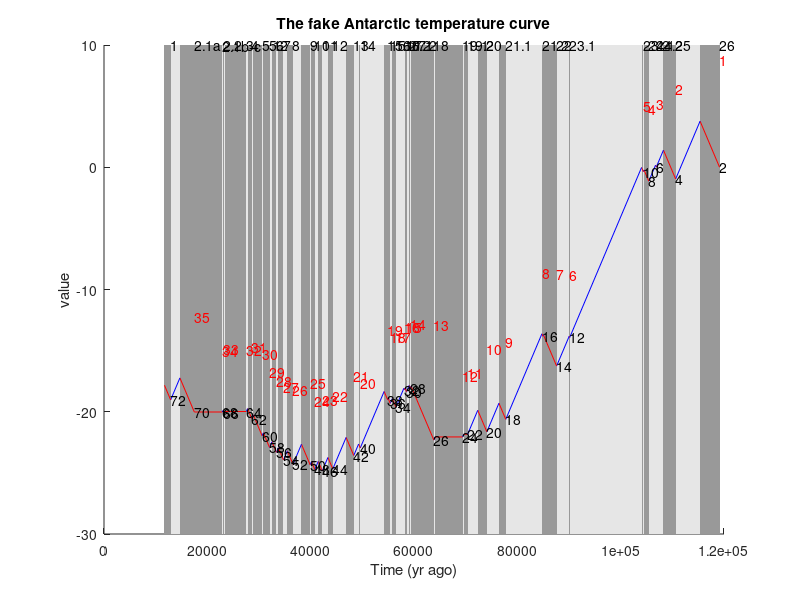
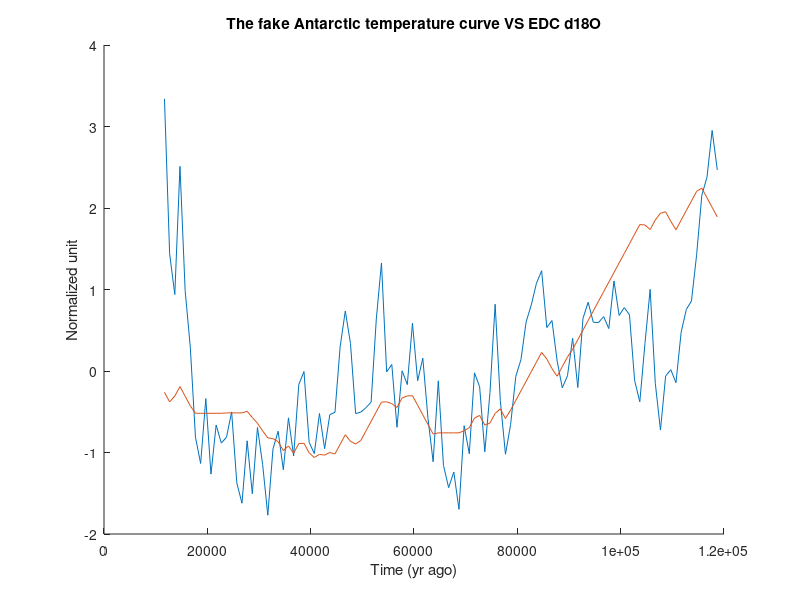
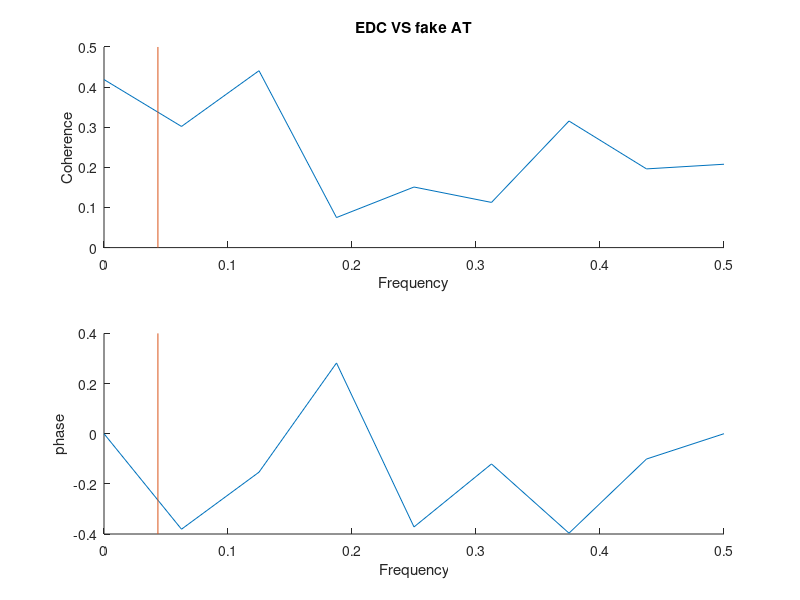
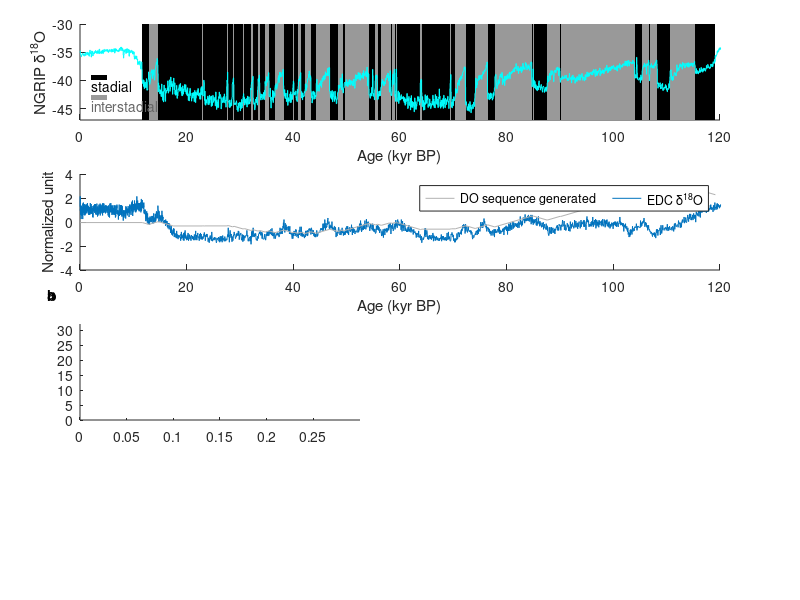

Here is the MATLAB script that generated these plots, in order: (Note: this script raises an error after producing the figures.)
clear,clc,close all

% load the precession data of past 500kyr with data gap of 100yr
load precession_0_500kyr_inter100
pre=precession_0_500kyr_inter100;

pre=flipud(pre);
pre(:,1)=abs(pre(:,1))*1000;
t=(1000:1000:floor(pre(end,1)))'; % resample the data to 1000yr resolution
pre=[t,interp1(pre(:,1),pre(:,2),t)];

% % load the obliquity data
% load obliquity_0_800kyr_inter100 
% obl=obliquity_0_800kyr_inter100;
% obl=flipud(obl);
% obl(:,1)=abs(obl(:,1))*1000;

%load the intergrated annual insolation curve from Huybers et al.(2006,
%2008)
% load j65s_t275
% j65s=j65s_t275;
% j65s(:,1)=j65s(:,1)*1000;

% load he EDC d18O on AICC2012 timescale Stenni et al, 2010 QSR; Verse et al., 2013
load AICC2012_edc_d18O_stenni_2010 
edc=AICC2012_edc_d18O_stenni_2010;
edc_or=edc;

% load the ngrip d18O 
load ngrip_modelex_b2k_inter50_Ras2014
ngrip=ngrip_modelex_b2k_inter50_Ras2014;
ngrip(:,1)=ngrip(:,1)-50;

% the timing for greenland warming transitions, which is the start of each
% interstadial and end of previous stadial, data from Rasmussen et al.(2014)
G_wmp=[11703
    14692
    17480
    23020
    23340
    27780
    28900
    30840
    32500
    33740
    35480
    38220
    40160
    41460
    43340
    46860
    49280
    54220
    55000
    55800
    58040
    58280
    59080
    59440
    64100
    69620
    72340
    76440
    84760
    85060
    90040
    104040
    104520
    106750
    108280
    115370];

% the timing for greenland cooling transitions, which is the start of each
% stadial and end of previous interstadial, data from Rasmussen et al.(2014)
G_cmp=[12896
    17480
    22900
    23220
    27540
    28600
    30600
    32040
    33360
    34740
    36580
    39900
    40800
    42240
    44280
    48340
    49600
    54900
    55400
    56500
    58160
    58560
    59300
    63840
    69400
    70380
    74100
    77760
    84960
    87600
    90140
    104380
    105440
    106900
    110640
    119140];

gsd=G_cmp-G_wmp; % Greenland stadial duration
gid=G_wmp(2:end)-G_cmp(1:end-1); %interstadial duration

GS_label={'1';'2.1a';'2.1b-c';'2.2';'3';'4';'5.1';'5.2';'6';'7';'8';'9';'10';'11';'12';'13';'14';'15.1';'15.2';'16.1';'16.2';'17.1';'17.2';'18';'19.1';'19.2';'20';'21.1';'21.2';'22';'23.1';'23.2';'24.1';'24.2';'25';'26'};

%% the following code create a fake Antarctic temperature curve from the sequence of DO events. 
% by assign a fix 'slope' of warming and cooling for Greenland stadial and
% interstadial respectively.
% note that for periods without DO events, a horizontal line is added.
k=2;
h=1;
temp=[];
temp(1,:)=[G_cmp(end),0];

temp_lin(1,:)=[G_cmp(end),0];
temp_exp_node=[G_cmp(end),0];
    
figure
hold on
%     axes('Position',[0.1 0.8 0.8 0.16]);
axis([0 120000 -30 10]);
hold on
for i=1:length(G_cmp)
    rectangle('position',[G_wmp(i),min(ylim),G_cmp(i)-G_wmp(i),max(ylim)-min(ylim)],'linestyle','none','facecolor',[0.6 0.6 0.6]);
    if i<length(G_cmp)
        rectangle('position',[G_cmp(i),min(ylim),G_wmp(i+1)-G_cmp(i),max(ylim)-min(ylim)],'linestyle','none','facecolor',[0.9 0.9 0.9]);
    end
end
for i=1:length(G_cmp)
    text(G_cmp(i),max(ylim),char(GS_label(i)));
end

%     slope_w=interp1(lr04_s(:,1),lr04_s(:,2),G_cmp);
%     slope_c=mean(slope_w)*ones(35,1);

slope_w=0.001*ones(36,1); % warming slope
slope_c=0.001*ones(35,1); % cooling slope

lin_or_exp=1; % this parameter decide whether to use linear temperature correlation or use the thermal seesaw to build up the curve

for i=length(G_cmp):-1:1
    if lin_or_exp==1
        if k==22||k==24||k==64||k==68 % Set the warming rate of MIS 4 (GS-19.1, GS-18) and MIS 2 (GS-2.1b, GS-2.1c, GS-3)to zero, so that to plot horizontal lines for these periods.
            slope_w(h,1)=0;
        else
            slope_w(h,1)=0.001;
        end
        
        
        temp_lin(k,:)=[G_wmp(i),temp_lin(k-1,2)+gsd(i)*slope_w(h,1)];
        plot([G_cmp(i),G_wmp(i)],[temp_lin(k-1,2),temp_lin(k-1,2)+gsd(i)*slope_w(h,1)],'r');
        text(G_cmp(i),temp_lin(k-1,2),num2str(k));
        
        k=k+1;
        if i>=2
            temp_lin(k,:)=[G_cmp(i-1),temp_lin(k-1,2)-gid(i-1)*slope_c(h,1)];
            if gid(i-1)==0
                slope_c(h)=0;
            end
            plot([G_wmp(i),G_cmp(i-1)],[temp_lin(k-1,2),temp_lin(k-1,2)-gid(i-1)*slope_c(h,1)],'b');
            text(G_cmp(i),temp_lin(k-1,2)+5,num2str(h),'color',[1 0 0]);
            
            k=k+1;
            h=h+1;
        end
    end
    
    if lin_or_exp==0
        
        %         ktn_w(h,1)=unifrnd(-5.11548098199696,1.27170522812520,1,1);
        %         ktn_c(h,1)=unifrnd(0.305863598426980,7.46614134125473,1,1);
        ktn_w(h,1)=-1.5; % parameter to set the shape of exp curve of warming
        ktn_c(h,1)=1; % parameter to set the shape of exp curve of cooling
        
        temp_exp_node(k,:)=[G_wmp(i),temp_exp_node(k-1,2)+ktn_w(h)*(exp(-(1/1120)*gsd(i))-1)];
        k=k+1;
        if i>=2
            temp_exp_node(k,:)=[G_cmp(i-1),temp_exp_node(k-1,2)+ktn_c(h)*(exp(-(1/1120)*gid(i-1))-1)];
            if gid(i-1)==0
                ktn_c(h)=0;
            end
            k=k+1;
            h=h+1;
        end
    end
        switch lin_or_exp
        case 1
            temp=temp_lin;
        case 0
            temp=temp_exp_node;
    end
end

xlabel('Time (yr ago)')
ylabel('value')
title('The fake Antarctic temperature curve')

temp=flipud(temp);
temp=[0,temp(1,2);temp]; % enlengthen the record to 0 ka

[~,ia,~]=unique(temp(:,1));
temp=temp(ia,:);

%% compare the fake AT record with the EDC d18O


in_of_in=[11703,119140]; % interval of interest
t=(in_of_in(1):1000:in_of_in(2))';
x_edc=[t,interp1(edc(:,1),edc(:,2),t)];

% x_edc(:,2)=detrend(x_edc(:,2),3);

% t=(ceil(temp(1,1)):100:floor(temp(end,1)))';
% x_temp=[t,interp1(temp(:,1),temp(:,2),t)];
% fs= 10;
% [b,a]   = butter(4,0.1/(fs/2),'low');
% x_temp = [t,filtfilt(b,a,x_temp(:,2))];
% t=(in_of_in(1):1000:in_of_in(2))';

x_temp=[t,interp1(temp(:,1),temp(:,2),t)];
% x_temp(:,2)=detrend(x_temp(:,2),3);

figure
hold on
plot(x_edc(:,1),zscore(x_edc(:,2)));
plot(x_temp(:,1),zscore(x_temp(:,2)));
xlabel('Time (yr ago)')
ylabel('Normalized unit')
title('The fake Antarctic temperature curve VS EDC d18O')

% x_edc=x_edc(x_edc(:,1)>=in_of_in(1)&x_edc(:,1)<=in_of_in(:,2),:);
% pre=pre(pre(:,1)>=in_of_in(1)&pre(:,1)<=in_of_in(:,2),:);
%% plot the cross spectrum coherence and phase between EDC and fake AT
win=[];
overlap=[];

Fs=1;
[Cxy,F1] = mscohere(x_edc(:,2),x_temp(:,2),win,overlap,[],Fs);
figure
subplot(2,1,1)
hold on
plot(F1,Cxy)
plot([1/23,1/23],ylim)
title('EDC VS fake AT');
xlabel('Frequency')
ylabel('Coherence')

[Pxy,F2] = cpsd(x_edc(:,2),x_temp(:,2),win,overlap,[],Fs);
subplot(2,1,2)
hold on
plot(F2,angle(Pxy))
plot([1/23,1/23],ylim)
xlabel('Frequency')
ylabel('phase')

cw_lag=interp1(F2,angle(Pxy),1/(23))/(2*pi)*23;
cw_cohe=interp1(F1,Cxy,1/(23));
%% figure for warming rate and cooling rate = 1 unit pre kyr

figure('Position',[267,0,1060,800])
axes('Position',[0.1 0.8 0.8 0.16]);
axis([0 120000 -47 -30]);
hold on
for i=1:length(G_cmp)
    rectangle('position',[G_wmp(i),-47,G_cmp(i)-G_wmp(i),17],'linestyle','none','facecolor',[0 0 0]);
    if i<length(G_cmp)
        rectangle('position',[G_cmp(i),-47,G_wmp(i+1)-G_cmp(i),17],'linestyle','none','facecolor',[0.6 0.6 0.6]);
    end
end
rectangle('position',[2000,-40,3000,1],'linestyle','none','facecolor',[0 0 0]);
text(2200,-41,'stadial');
rectangle('position',[2000,-43.5,3000,1],'linestyle','none','facecolor',[0.6 0.6 0.6]);
text(2200,-44.5,'interstadial','color',[0.4 0.4 0.4]);

plot(ngrip(:,1),ngrip(:,2),'color',[0 1 1]);
tick=get(gca,'xtick');
set(gca,'xticklabel',num2str(tick'/1000));
xlabel('Age (kyr BP)');
ylabel('NGRIP δ^1^8O');
h = annotation('textbox',[0.06 0.5 0.43 0.46],'String','a','FitBoxToText','on');
set(h,'LineStyle', 'none','fontweight','bold');


axes('Position',[0.1 0.55 0.8 0.16]);
hold on
axis([0 120000 -4 4]);
p2=plot(edc(:,1),zscore(edc(:,2)));
p1=plot(temp(:,1),zscore(temp(:,2)),'color',[0.7 0.7 0.7]);
% plot(obl(:,1),zscore(obl(:,2)),'k');
% plot(j65s(:,1),zscore(j65s(:,2)),'k--');
L=legend([p1,p2],'DO sequence generated','EDC δ^1^8O');
set(L,'NumColumns',2);
tick=get(gca,'xtick');
set(gca,'xticklabel',num2str(tick'/1000));
xlabel('Age (kyr BP)');
ylabel('Normalized unit');
h = annotation('textbox',[0.06 0.5 0 0.22],'String','b','FitBoxToText','on');
set(h,'LineStyle', 'none','fontweight','bold');

% plot Lomb-Scargle periodogram
axes('Position',[0.1 0.3 0.35 0.16]);
hold on
axis([0 0.3 0 32]);
t=(ceil(edc(1,1)):1000:floor(edc(end,1)))';
temp_spa=[t,interp1(edc(:,1),edc(:,2),t)];
temp_spa(:,2)=detrend(temp_spa(:,2),3);
Pfa = 5/100;
Pd = 1-Pfa;
[pxx,f,pth] = plomb(temp_spa(:,2),temp_spa(:,1)./1000, 'normalized','Pd',Pd);
plot([1/41,1/41],ylim,'r')
rectangle('position',[1/23,0,1/19-1/23,max(ylim)],'linestyle','none','facecolor',[0.7 0.7 0.7]);
line(f,pxx)
L=line(f,pth*ones(size(f')));
legend(L,'Threshold of significance');
xlabel('Frequency (1/kyr)')
ylabel('Power')
title('EDC δ^1^8O')
text(0.2*[1],pth+3,[repmat('P_{fa} = ',[1 1]) num2str(Pfa')])
text(1/58,max(ylim)+2,'41 kyr');
text(1/18,max(ylim)-2,'19 to 23 kyr');
xlabel('Frequency (1/kyr)')
ylabel('Power density')
h = annotation('textbox',[0.06 0.47 0  0],'String','c','FitBoxToText','on');
set(h,'LineStyle', 'none','fontweight','bold');

axes('Position',[0.55 0.3 0.35 0.16]);
axis([0 0.1 0 30]);
temp_spa=temp(:,1:2);
temp_spa(:,2)=detrend(temp_spa(:,2),3);
Pfa = 5/100;
Pd = 1-Pfa;
axis([0 0.3 0 20]);
[pxx,f,pth] = plomb(temp_spa(:,2),temp_spa(:,1)./1000, 'normalized','Pd',Pd);
plot([1/41,1/41],ylim,'r')
rectangle('position',[1/23,0,1/19-1/23,max(ylim)],'linestyle','none','facecolor',[0.7 0.7 0.7]);
line(f,pxx)
L=line(f,pth*ones(size(f')));
legend(L,'Threshold of significance');
xlabel('Frequency (1/kyr)')
ylabel('Power density')
title('DO sequence generated')
text(0.2*[1],pth+3,[repmat('P_{fa} = ',[1 1]) num2str(Pfa')])
text(1/58,max(ylim)+1.5,'41 kyr');
text(1/18,max(ylim)-2,'19 to 23 kyr');
h = annotation('textbox',[0.5 0.47 0  0],'String','d','FitBoxToText','on');
set(h,'LineStyle', 'none','fontweight','bold');


% compare the precession component, where the precession component is got
% by a band pass filter between f=[0.04,0.06], (corresponds to period 16.6
% to 25 kyr)
axes('Position',[0.1 0.05 0.8 0.16]);
axis([0 120000 -4 4]);
hold on
temp_pre=fil_pre(temp);
edc_pre=fil_pre(edc);
p2=plot(edc_pre(:,1),zscore(edc_pre(:,2)),'k');
p3=plot(pre(:,1),-zscore(pre(:,2)),'b--');
p1=plot(temp_pre(:,1),zscore(temp_pre(:,2)),'color',[0.7 0.7 0.7]);

L=legend([p1,p2,p3],'precession component, DO sequence generated','precession component, EDC δ^1^8O','-1 times precession');
set(L,'NumColumns',3);
tick=get(gca,'xtick');
set(gca,'xticklabel',num2str(tick'/1000));
xlabel('Age (kyr BP)');
ylabel('Normalized unit');
h = annotation('textbox',[0.06 0.22 0  0],'String','e','FitBoxToText','on');
set(h,'LineStyle', 'none','fontweight','bold');

